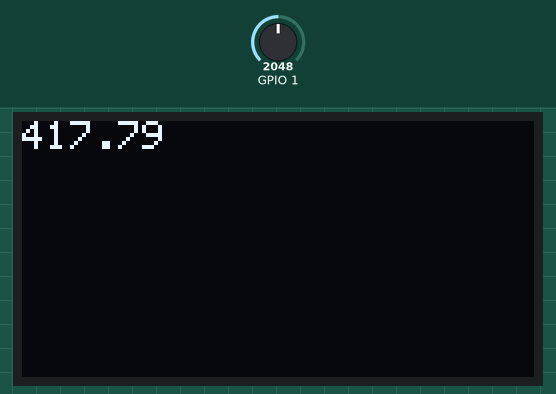
The sketch below on a simulated ESP32. Shown: 128×64 one-colour display. The test bench sets the inputs (shaded band); at power-on: GPIO 1 = 2048. What the sketch prints to the serial monitor is not drawn.

Above: at 1.2 s.
1.3 s: GPIO 1 set to 2866
At 2.6 s:
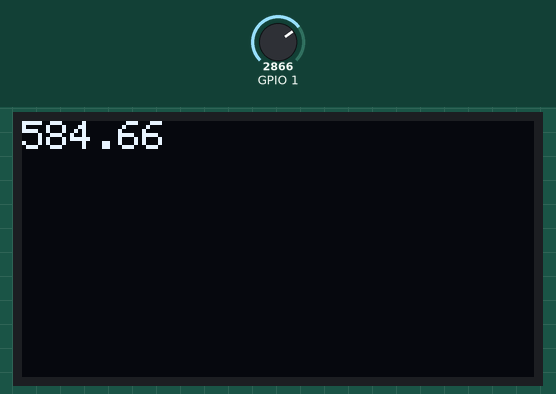
2.9 s: GPIO 1 set to 3603
At 3.3 s:
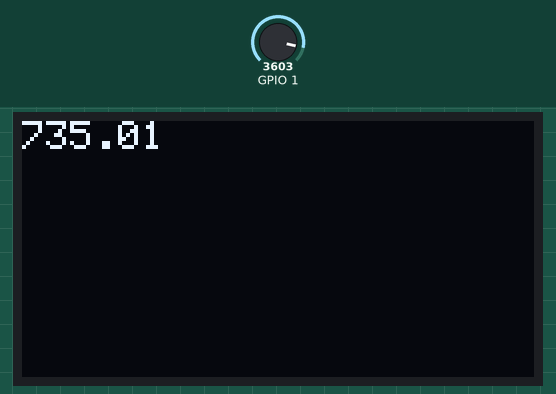
4.5 s: GPIO 1 set to 4095
At 5.0 s:
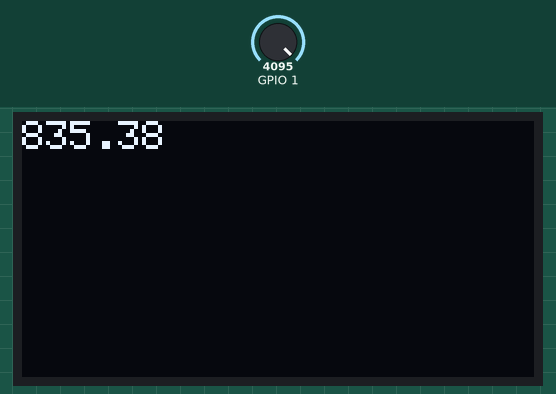
Timing chart, 0 to 7.5 s (numbered marks = the images above; inputs shaded):
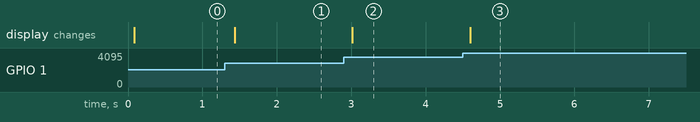

The sketch:

code21-light.ino
```cpp
//------libraries------
#include <SPI.h>
#include <Wire.h>
#include <Adafruit_GFX.h>
#include <Adafruit_SSD1306.h>
#include <virtuabotixRTC.h>
#include <Time.h>
#include "time.h"
#include "WiFi.h"
#include <dht11.h>
#include <Preferences.h>

Adafruit_SSD1306 display1(128, 64, &Wire, 21, 500000UL);

void setup() {
  Serial.begin(9600);

  //------DISPLAY'S SETUP-------
  //built-in display
  Wire.begin(17,18);
  display1.begin(SSD1306_SWITCHCAPVCC, 0x3C);
  display1.clearDisplay();
  display1.display();
}

void loop() {
  display1.clearDisplay();
  display1.setTextSize(1);
  display1.setTextColor(WHITE);
  display1.setCursor(0, 0);
  float voltage = analogRead(1);
  Serial.println(voltage);
  float voltagee = 0.204*voltage;
  Serial.println(voltagee);

  display1.setCursor(0,0);
  display1.print(voltagee);
  display1.display();
  delay(200);

}
```

Measured:
- after the input at 1.3 s, the display: changes after 0.14 s (image 1)
- after the input at 2.9 s, the display: changes after 0.12 s (image 2)
- after the input at 4.5 s, the display: changes after 0.10 s (image 3)
